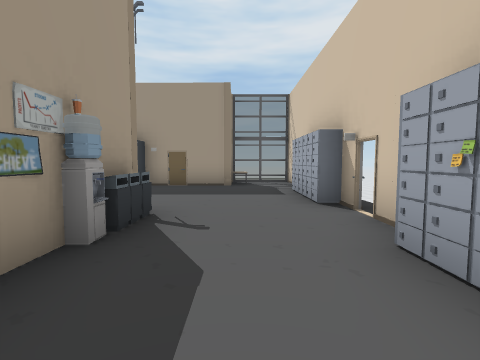
view 1 (above)

17 first-person views from a walk through a 3-D level made in the Unity game engine. The camera is 1.4 m above the floor, tilts 4° down and sees 85° across. Doors are open. The floor is counted in squares, 2 m on a side. Each view is taken from the middle of a square. On the plan, view 1 faces up. The plan holds only what a view shows up to about 9 squares ahead; the rest is blank. The place goes on beyond the plan. The player character is not drawn. Some animated figures are not drawn. Some surface patterns are stand-ins.

view 2
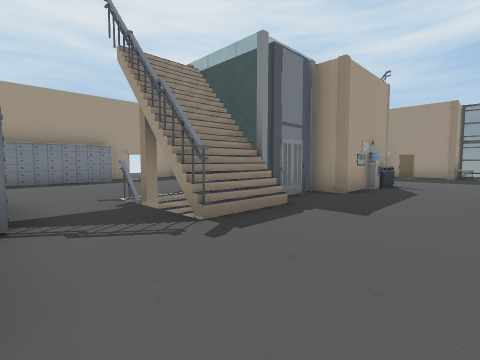

view 3
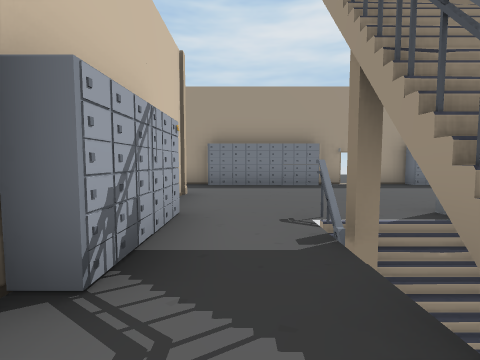

view 4
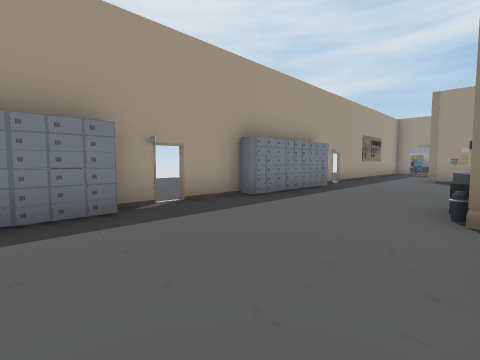

view 5
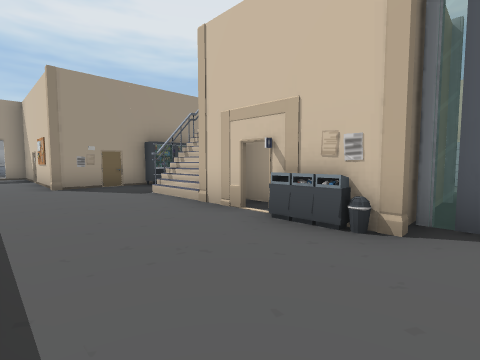

view 6
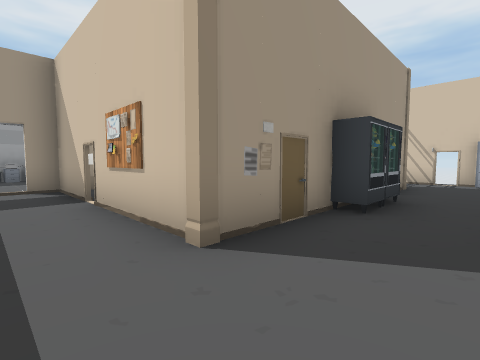

view 7
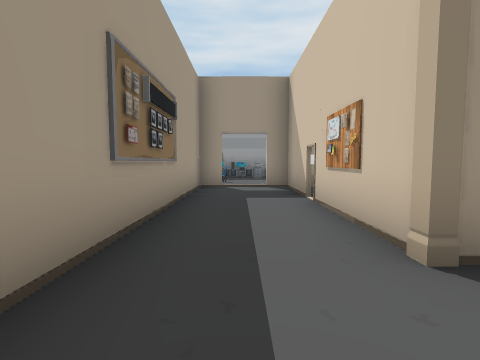

view 8
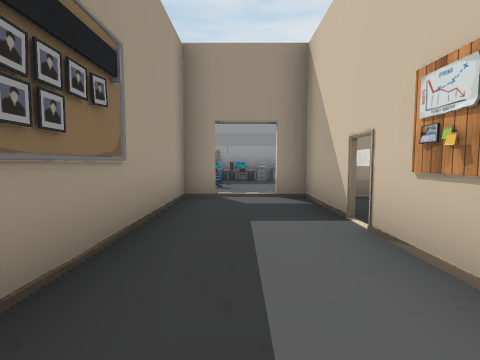

view 9
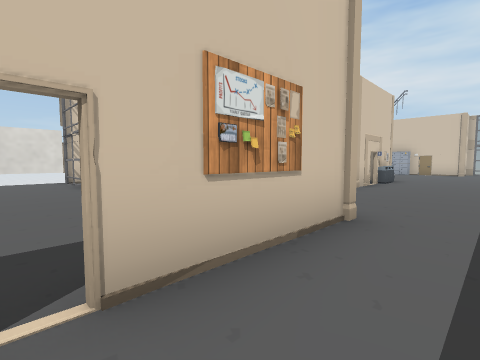

view 10
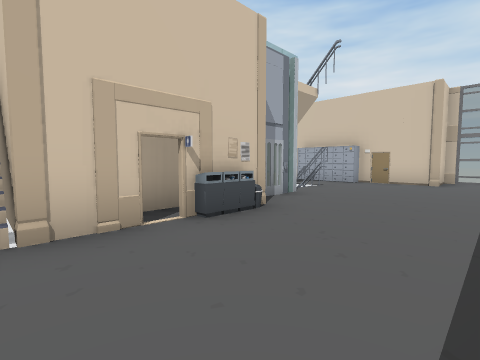

view 11
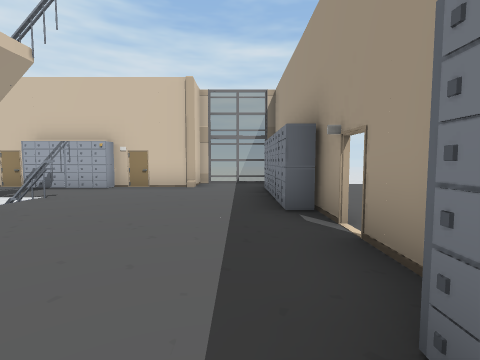

view 12
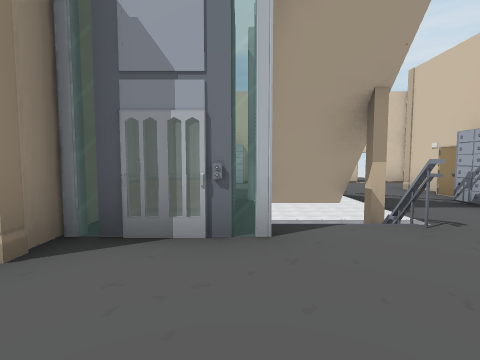

view 13
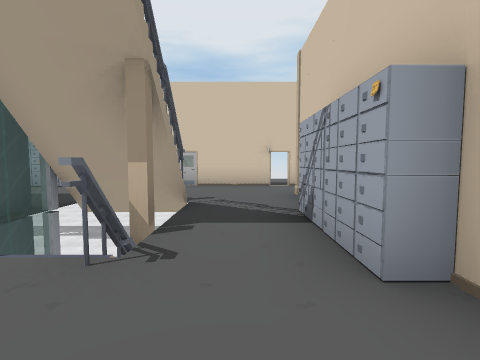

view 14
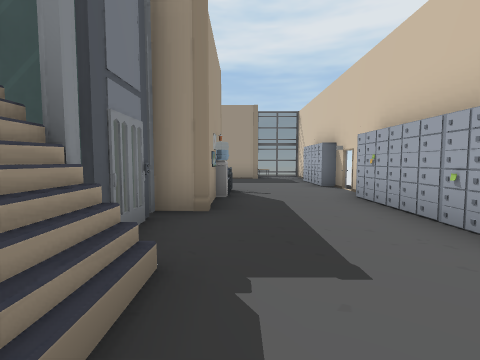

view 15
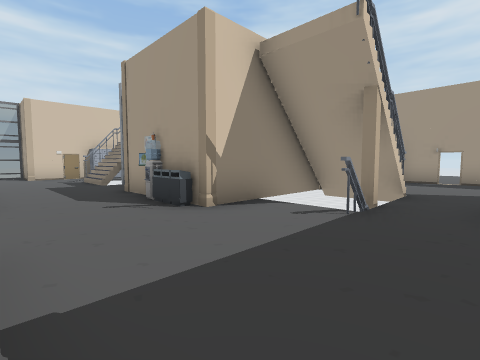

view 16
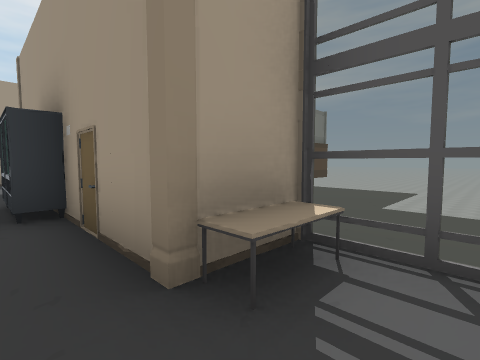

view 17
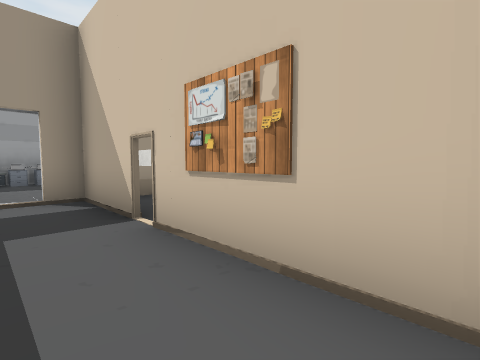

### Floor plan
Key: @ floor where view 1 was taken; # wall or solid block; . floor; / step, stairs or slope; D open door; = window, fence, low wall or low ledge; ^ raised ledge; v drop or lower ground; P pillar; E desk; C cabinet; W water cooler; L elevator; R railing; A carpet; O other object.
Columns run from 9 left of view 1 to 3 right of it. Each row starts with its distance up from view 1.
 17  O
 16  OO
 15  AO
 14  .OO   vv
 13 OD.##  .=v
 12 #.O#   .=v
 11 #.D#.....=.
 10 #..#.......
  9 #..=    .#=#
  8 #.OO#=O#OOPO
  7 #.P......E.D
  6 D...R.R...CO
  5 #...^#v...CO
  4 O...P#vP#..D
  3 C...P###O..Dv
  2 C..PO###W..Cv
  1 #...P##P#..C
  0 D...OLL=.@O
 -1 D...PLL....#
 -2 C..../v^...#
 -3 C....RPR...#
 -4 C..........O
 -5 #.PO.CO.OP.D
 -6 #..##  ## .O
 -7  =#

Positions as (right, up) in squares from view 1, and headings:
1: (0, 0), facing up
2: (1, -5), facing up-left
3: (-1, -4), facing left
4: (-5, -3), facing up-left
5: (-8, 0), facing up-right
6: (-8, 6), facing up-right
7: (-8, 6), facing up
8: (-8, 8), facing up
9: (-8, 11), facing down-right
10: (-8, 4), facing down-right
11: (-8, 2), facing down
12: (-7, -1), facing right
13: (-6, -4), facing right
14: (-1, -3), facing up
15: (1, 7), facing down-left
16: (1, 7), facing up-left
17: (-8, 8), facing up-right
